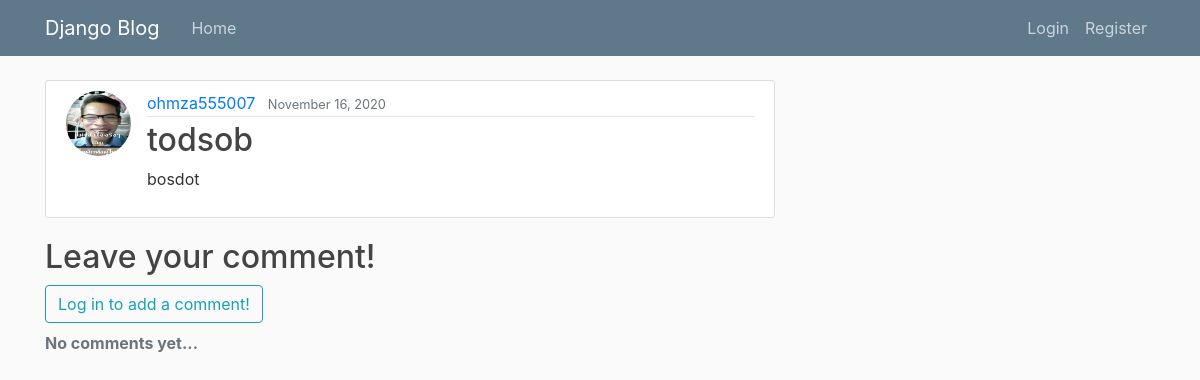
Before: /post/10/ with the older database file.
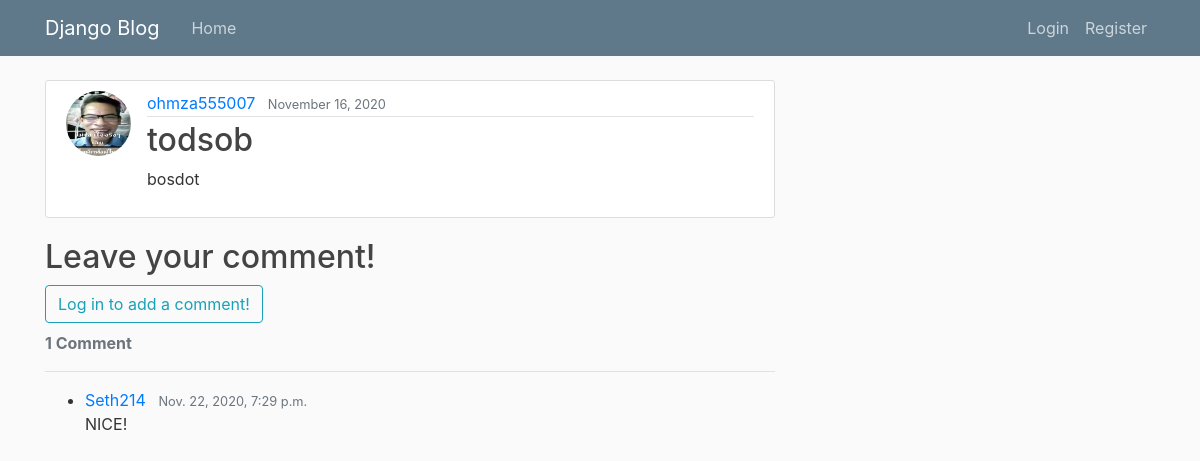
After: the same page with the newer database file.
### blog/models.py (models this page shows, shortened)
class Post(models.Model):
    title = models.CharField(max_length = 100)
    content = models.TextField()
    date_posted = models.DateTimeField(default=timezone.now)
    author = models.ForeignKey(User, on_delete = models.CASCADE)
    @property
    def number_of_comments(self):
        return Comment.objects.filter(blogpost_connected=self).count()

class Comment(models.Model):
    blogpost_connected = models.ForeignKey(Post, related_name='comments', on_delete=models.CASCADE)
    author = models.ForeignKey(User, on_delete=models.CASCADE)
    content = models.TextField()
    date_posted = models.DateTimeField(default=timezone.now)

### users/models.py (models this page shows, shortened)
class Profile(models.Model):
    user = models.OneToOneField(User, on_delete=models.CASCADE)
    image = models.ImageField(default='default.jpg', upload_to='profile_pics')

### blog/views.py (the view, shortened to what this page needs)
# urls.py: path('post/<int:pk>/', PostDetailView.as_view(), name='post-detail'),
class PostDetailView(DetailView):
    model = Post
    def get_context_data(self, **kwargs):
        data = super().get_context_data(**kwargs)
        comments_connected = Comment.objects.filter(
            blogpost_connected=self.get_object()).order_by('-date_posted')
        data['comments'] = comments_connected
        if self.request.user.is_authenticated:
            data['comment_form'] = NewCommentForm(instance=self.request.user)
        return data

### blog/templates/blog/post_detail.html (shortened to what this page needs)
{% extends "blog/base.html" %}
{% load crispy_forms_tags %}
{% block content %}
    <article class="media content-section">
    <img class="rounded-circle article-img" src="{{ object.author.profile.image.url }}" >
    <div class="media-body">
        <div class="article-metadata">
        <a class="mr-2" href="{% url 'user-posts' object.author.username %}">{{ object.author }}</a>
        <small class="text-muted">{{ object.date_posted|date:"F d, Y" }}</small>
       </div>
        <h2 class="article-title">{{ object.title }}</h2>
        <p class="article-content">{{ object.content }}</p>
    </div>
    </article>
    <h2 class="mb-2">Leave your comment!</h2>
    <div id="comments_section">
    {% if user.is_authenticated %}
    <form method="POST">
        {% csrf_token %}
        <div class="form-group">
        {{ comment_form|crispy }}
        <button class="btn btn-info" type="submit">Add comment <i class="fas fa-comments"></i></button>
        </div>
    </form>
    {% else %}
    <a class="btn btn-outline-info mb-2" href="{% url 'login' %}?next={{request.path}}">Log in to add a comment!</a><br>
    {% endif %}
    {% if comments %}
    <strong class="text-secondary">{{ object.number_of_comments }} Comment{{ object.number_of_comments|pluralize }}</strong>
    <hr>
    <ul>
        {% for comment in comments %}
        <li>
        <div>
            <span>
            <a class="mr-2" href="{% url 'user-posts' comment.author.username %}">{{ comment.author }}</a>
            <small class="text-muted">{{ comment.date_posted }}</small>
            </span>
            <p>
            {{ comment.content|safe }}
            </p>
        </div>
        </li>
        {% endfor %}
    </ul>
    {% else %}
        <strong class="text-secondary">No comments yet...</strong>
    {% endif %}
    </div>
{% endblock content %}

Changed rows visible on the page:
shown differently, row unchanged: Post "todsob": number_of_comments (not shown) → "1"
added Comment: author "Seth214", date_posted "Nov. 22, 2020, 7:29 p.m.", content "NICE!"
Other visible differences:
text no longer shown: "No comments yet..."
text now shown: "Comment"
